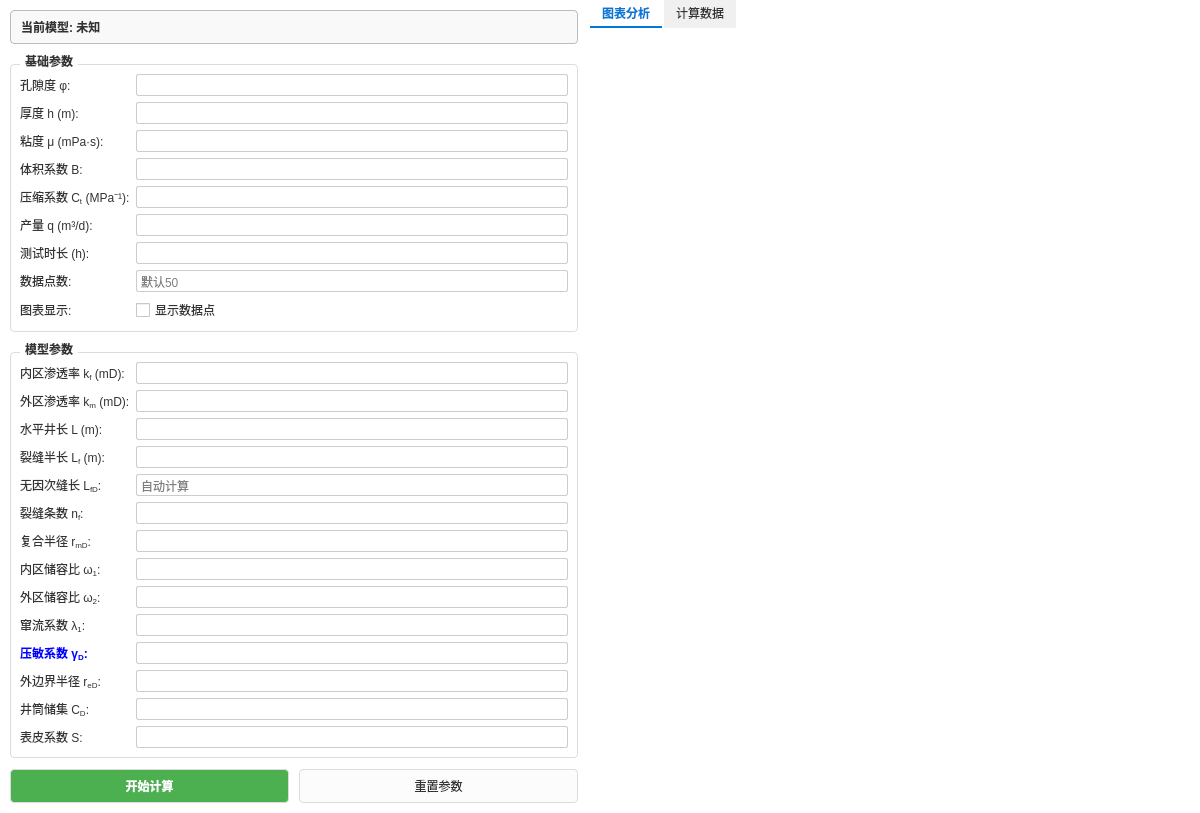
<?xml version="1.0" encoding="UTF-8"?>
<ui version="4.0">
 <class>WT_ModelWidget</class>
 <widget class="QWidget" name="WT_ModelWidget">
  <property name="geometry">
   <rect>
    <x>0</x>
    <y>0</y>
    <width>1200</width>
    <height>813</height>
   </rect>
  </property>
  <property name="windowTitle">
   <string>压裂水平井复合模型 (01-06)</string>
  </property>
  <property name="styleSheet">
   <string notr="true">/* 全局设置：白底黑字 */
QWidget {
        color: #333333;
        background-color: white;
        font-family: &quot;Microsoft YaHei&quot;;
        font-size: 9pt;
}

/* 分裂器手柄完全透明，去除竖线 */
QSplitter::handle {
        background-color: transparent;
}

/* 分组框样式 */
QGroupBox {
        font-weight: bold;
        border: 1px solid #dcdcdc;
        border-radius: 4px;
        margin-top: 10px;
}
QGroupBox::title {
        subcontrol-origin: margin;
        subcontrol-position: top left;
        left: 10px;
        padding: 0 3px;
        color: #333333;
}

/* 输入框样式 */
QLineEdit, QComboBox, QTextEdit {
        background-color: white;
        color: black;
        border: 1px solid #cccccc;
        border-radius: 2px;
        padding: 2px;
        selection-background-color: #0078d7;
}

/* 按钮通用样式 */
QPushButton {
        border: 1px solid #dcdcdc;
        border-radius: 4px;
        background-color: #fcfcfc;
        color: #333333;
        padding: 6px 12px;
        min-height: 20px;
}
QPushButton:hover {
        background-color: #f0f0f0;
        border-color: #0078d7;
        color: #0078d7;
}
QPushButton:pressed {
        background-color: #e0e0e0;
        border-color: #005a9e;
}

/* 模型选择按钮特殊样式 */
QPushButton#btnSelectModel {
        text-align: left;
        font-weight: bold;
        padding-left: 10px;
        background-color: #f9f9f9;
        border: 1px solid #bcbcbc;
}

/* 标签样式 */
QLabel {
        color: #333333;
}
</string>
  </property>
  <layout class="QHBoxLayout" name="horizontalLayout">
   <property name="spacing">
    <number>0</number>
   </property>
   <property name="leftMargin">
    <number>0</number>
   </property>
   <property name="topMargin">
    <number>0</number>
   </property>
   <property name="rightMargin">
    <number>0</number>
   </property>
   <property name="bottomMargin">
    <number>0</number>
   </property>
   <item>
    <widget class="QSplitter" name="splitter">
     <property name="orientation">
      <enum>Qt::Orientation::Horizontal</enum>
     </property>
     <property name="handleWidth">
      <number>2</number>
     </property>
     <widget class="QWidget" name="leftPanel" native="true">
      <property name="minimumSize">
       <size>
        <width>200</width>
        <height>0</height>
       </size>
      </property>
      <property name="maximumSize">
       <size>
        <width>16777215</width>
        <height>16777215</height>
       </size>
      </property>
      <property name="styleSheet">
       <string notr="true">QWidget#leftPanel {
        background-color: white;
        border: none; /* 移除右侧边框竖线 */
}</string>
      </property>
      <layout class="QVBoxLayout" name="verticalLayout">
       <property name="spacing">
        <number>10</number>
       </property>
       <property name="leftMargin">
        <number>10</number>
       </property>
       <property name="topMargin">
        <number>10</number>
       </property>
       <property name="rightMargin">
        <number>10</number>
       </property>
       <property name="bottomMargin">
        <number>10</number>
       </property>
       <item>
        <widget class="QPushButton" name="btnSelectModel">
         <property name="minimumSize">
          <size>
           <width>0</width>
           <height>34</height>
          </size>
         </property>
         <property name="text">
          <string>当前模型: 未知</string>
         </property>
         <property name="iconSize">
          <size>
           <width>16</width>
           <height>16</height>
          </size>
         </property>
        </widget>
       </item>
       <item>
        <widget class="QGroupBox" name="basicParamGroup">
         <property name="title">
          <string>基础参数</string>
         </property>
         <layout class="QFormLayout" name="formLayout_Base">
          <item row="0" column="0">
           <widget class="QLabel" name="label_phi">
            <property name="text">
             <string>&lt;html&gt;&lt;head/&gt;&lt;body&gt;&lt;p&gt;孔隙度 φ:&lt;/p&gt;&lt;/body&gt;&lt;/html&gt;</string>
            </property>
           </widget>
          </item>
          <item row="0" column="1">
           <widget class="QLineEdit" name="phiEdit"/>
          </item>
          <item row="1" column="0">
           <widget class="QLabel" name="label_h">
            <property name="text">
             <string>厚度 h (m):</string>
            </property>
           </widget>
          </item>
          <item row="1" column="1">
           <widget class="QLineEdit" name="hEdit"/>
          </item>
          <item row="2" column="0">
           <widget class="QLabel" name="label_mu">
            <property name="text">
             <string>粘度 μ (mPa·s):</string>
            </property>
           </widget>
          </item>
          <item row="2" column="1">
           <widget class="QLineEdit" name="muEdit"/>
          </item>
          <item row="3" column="0">
           <widget class="QLabel" name="label_B">
            <property name="text">
             <string>体积系数 B:</string>
            </property>
           </widget>
          </item>
          <item row="3" column="1">
           <widget class="QLineEdit" name="BEdit"/>
          </item>
          <item row="4" column="0">
           <widget class="QLabel" name="label_Ct">
            <property name="text">
             <string>&lt;html&gt;&lt;head/&gt;&lt;body&gt;&lt;p&gt;压缩系数 C&lt;sub&gt;t&lt;/sub&gt; (MPa⁻¹):&lt;/p&gt;&lt;/body&gt;&lt;/html&gt;</string>
            </property>
           </widget>
          </item>
          <item row="4" column="1">
           <widget class="QLineEdit" name="CtEdit"/>
          </item>
          <item row="5" column="0">
           <widget class="QLabel" name="label_q">
            <property name="text">
             <string>产量 q (m³/d):</string>
            </property>
           </widget>
          </item>
          <item row="5" column="1">
           <widget class="QLineEdit" name="qEdit"/>
          </item>
          <item row="6" column="0">
           <widget class="QLabel" name="label_t">
            <property name="text">
             <string>测试时长 (h):</string>
            </property>
           </widget>
          </item>
          <item row="6" column="1">
           <widget class="QLineEdit" name="tEdit"/>
          </item>
          <item row="7" column="0">
           <widget class="QLabel" name="label_points">
            <property name="text">
             <string>数据点数:</string>
            </property>
           </widget>
          </item>
          <item row="7" column="1">
           <widget class="QLineEdit" name="pointsEdit">
            <property name="placeholderText">
             <string>默认50</string>
            </property>
           </widget>
          </item>
          <item row="8" column="0">
           <widget class="QLabel" name="label_showPoints">
            <property name="text">
             <string>图表显示:</string>
            </property>
           </widget>
          </item>
          <item row="8" column="1">
           <widget class="QCheckBox" name="checkShowPoints">
            <property name="text">
             <string>显示数据点</string>
            </property>
           </widget>
          </item>
         </layout>
        </widget>
       </item>
       <item>
        <widget class="QGroupBox" name="modelParamGroup">
         <property name="title">
          <string>模型参数</string>
         </property>
         <layout class="QFormLayout" name="formLayout_Model">
          <item row="0" column="0">
           <widget class="QLabel" name="label_kf">
            <property name="text">
             <string>&lt;html&gt;&lt;head/&gt;&lt;body&gt;&lt;p&gt;内区渗透率 k&lt;sub&gt;f&lt;/sub&gt; (mD):&lt;/p&gt;&lt;/body&gt;&lt;/html&gt;</string>
            </property>
           </widget>
          </item>
          <item row="0" column="1">
           <widget class="QLineEdit" name="kfEdit"/>
          </item>
          <item row="1" column="0">
           <widget class="QLabel" name="label_km">
            <property name="text">
             <string>&lt;html&gt;&lt;head/&gt;&lt;body&gt;&lt;p&gt;外区渗透率 k&lt;sub&gt;m&lt;/sub&gt; (mD):&lt;/p&gt;&lt;/body&gt;&lt;/html&gt;</string>
            </property>
           </widget>
          </item>
          <item row="1" column="1">
           <widget class="QLineEdit" name="kmEdit"/>
          </item>
          <item row="2" column="0">
           <widget class="QLabel" name="label_L">
            <property name="text">
             <string>水平井长 L (m):</string>
            </property>
           </widget>
          </item>
          <item row="2" column="1">
           <widget class="QLineEdit" name="LEdit"/>
          </item>
          <item row="3" column="0">
           <widget class="QLabel" name="label_Lf">
            <property name="text">
             <string>&lt;html&gt;&lt;head/&gt;&lt;body&gt;&lt;p&gt;裂缝半长 L&lt;sub&gt;f&lt;/sub&gt; (m):&lt;/p&gt;&lt;/body&gt;&lt;/html&gt;</string>
            </property>
           </widget>
          </item>
          <item row="3" column="1">
           <widget class="QLineEdit" name="LfEdit"/>
          </item>
          <item row="4" column="0">
           <widget class="QLabel" name="label_LfD">
            <property name="text">
             <string>&lt;html&gt;&lt;head/&gt;&lt;body&gt;&lt;p&gt;无因次缝长 L&lt;sub&gt;fD&lt;/sub&gt;:&lt;/p&gt;&lt;/body&gt;&lt;/html&gt;</string>
            </property>
           </widget>
          </item>
          <item row="4" column="1">
           <widget class="QLineEdit" name="LfDEdit">
            <property name="readOnly">
             <bool>true</bool>
            </property>
            <property name="placeholderText">
             <string>自动计算</string>
            </property>
           </widget>
          </item>
          <item row="5" column="0">
           <widget class="QLabel" name="label_nf">
            <property name="text">
             <string>&lt;html&gt;&lt;head/&gt;&lt;body&gt;&lt;p&gt;裂缝条数 n&lt;sub&gt;f&lt;/sub&gt;:&lt;/p&gt;&lt;/body&gt;&lt;/html&gt;</string>
            </property>
           </widget>
          </item>
          <item row="5" column="1">
           <widget class="QLineEdit" name="nfEdit"/>
          </item>
          <item row="6" column="0">
           <widget class="QLabel" name="label_rmD">
            <property name="text">
             <string>&lt;html&gt;&lt;head/&gt;&lt;body&gt;&lt;p&gt;复合半径 r&lt;sub&gt;mD&lt;/sub&gt;:&lt;/p&gt;&lt;/body&gt;&lt;/html&gt;</string>
            </property>
           </widget>
          </item>
          <item row="6" column="1">
           <widget class="QLineEdit" name="rmDEdit"/>
          </item>
          <item row="7" column="0">
           <widget class="QLabel" name="label_omga1">
            <property name="text">
             <string>&lt;html&gt;&lt;head/&gt;&lt;body&gt;&lt;p&gt;内区储容比 ω&lt;sub&gt;1&lt;/sub&gt;:&lt;/p&gt;&lt;/body&gt;&lt;/html&gt;</string>
            </property>
           </widget>
          </item>
          <item row="7" column="1">
           <widget class="QLineEdit" name="omga1Edit"/>
          </item>
          <item row="8" column="0">
           <widget class="QLabel" name="label_omga2">
            <property name="text">
             <string>&lt;html&gt;&lt;head/&gt;&lt;body&gt;&lt;p&gt;外区储容比 ω&lt;sub&gt;2&lt;/sub&gt;:&lt;/p&gt;&lt;/body&gt;&lt;/html&gt;</string>
            </property>
           </widget>
          </item>
          <item row="8" column="1">
           <widget class="QLineEdit" name="omga2Edit"/>
          </item>
          <item row="9" column="0">
           <widget class="QLabel" name="label_remda1">
            <property name="text">
             <string>&lt;html&gt;&lt;head/&gt;&lt;body&gt;&lt;p&gt;窜流系数 λ&lt;sub&gt;1&lt;/sub&gt;:&lt;/p&gt;&lt;/body&gt;&lt;/html&gt;</string>
            </property>
           </widget>
          </item>
          <item row="9" column="1">
           <widget class="QLineEdit" name="remda1Edit"/>
          </item>
          <item row="10" column="0">
           <widget class="QLabel" name="label_gamaD">
            <property name="toolTip">
             <string>渗透率模量</string>
            </property>
            <property name="styleSheet">
             <string notr="true">color: blue;
font-weight: bold;</string>
            </property>
            <property name="text">
             <string>&lt;html&gt;&lt;head/&gt;&lt;body&gt;&lt;p&gt;压敏系数 γ&lt;sub&gt;D&lt;/sub&gt;:&lt;/p&gt;&lt;/body&gt;&lt;/html&gt;</string>
            </property>
           </widget>
          </item>
          <item row="10" column="1">
           <widget class="QLineEdit" name="gamaDEdit"/>
          </item>
          <item row="11" column="0">
           <widget class="QLabel" name="label_reD">
            <property name="text">
             <string>&lt;html&gt;&lt;head/&gt;&lt;body&gt;&lt;p&gt;外边界半径 r&lt;sub&gt;eD&lt;/sub&gt;:&lt;/p&gt;&lt;/body&gt;&lt;/html&gt;</string>
            </property>
           </widget>
          </item>
          <item row="11" column="1">
           <widget class="QLineEdit" name="reDEdit"/>
          </item>
          <item row="12" column="0">
           <widget class="QLabel" name="label_cD">
            <property name="text">
             <string>&lt;html&gt;&lt;head/&gt;&lt;body&gt;&lt;p&gt;井筒储集 C&lt;sub&gt;D&lt;/sub&gt;:&lt;/p&gt;&lt;/body&gt;&lt;/html&gt;</string>
            </property>
           </widget>
          </item>
          <item row="12" column="1">
           <widget class="QLineEdit" name="cDEdit"/>
          </item>
          <item row="13" column="0">
           <widget class="QLabel" name="label_s">
            <property name="text">
             <string>表皮系数 S:</string>
            </property>
           </widget>
          </item>
          <item row="13" column="1">
           <widget class="QLineEdit" name="sEdit"/>
          </item>
         </layout>
        </widget>
       </item>
       <item>
        <spacer name="verticalSpacer">
         <property name="orientation">
          <enum>Qt::Orientation::Vertical</enum>
         </property>
         <property name="sizeHint" stdset="0">
          <size>
           <width>20</width>
           <height>40</height>
          </size>
         </property>
        </spacer>
       </item>
       <item>
        <layout class="QHBoxLayout" name="horizontalLayout_Btns">
         <property name="spacing">
          <number>10</number>
         </property>
         <item>
          <widget class="QPushButton" name="calculateButton">
           <property name="styleSheet">
            <string notr="true">background-color: #4CAF50;
color: white; font-weight: bold; padding: 6px;</string>
           </property>
           <property name="text">
            <string>开始计算</string>
           </property>
          </widget>
         </item>
         <item>
          <widget class="QPushButton" name="resetButton">
           <property name="text">
            <string>重置参数</string>
           </property>
          </widget>
         </item>
        </layout>
       </item>
      </layout>
     </widget>
     <widget class="QWidget" name="rightPanel" native="true">
      <property name="styleSheet">
       <string notr="true">QWidget#rightPanel {
        background-color: white;
        border: none;
}</string>
      </property>
      <layout class="QVBoxLayout" name="rightLayout">
       <property name="leftMargin">
        <number>0</number>
       </property>
       <property name="topMargin">
        <number>0</number>
       </property>
       <property name="rightMargin">
        <number>0</number>
       </property>
       <property name="bottomMargin">
        <number>0</number>
       </property>
       <item>
        <widget class="QTabWidget" name="tabWidget_Right">
         <property name="styleSheet">
          <string notr="true">QTabWidget::pane { border: none;
} /* 去除标签页下方的横线 */
QTabBar::tab { background: #f0f0f0; color: #333333; padding: 6px 12px; border: none; border-bottom: 2px solid transparent; margin-right: 2px;
}
QTabBar::tab:hover { background-color: #e0e0e0; }
QTabBar::tab:selected { background: white; color: #0078d7; border-bottom: 2px solid #0078d7; font-weight: bold;
}</string>
         </property>
         <property name="currentIndex">
          <number>0</number>
         </property>
         <widget class="QWidget" name="tab_Chart">
          <attribute name="title">
           <string>图表分析</string>
          </attribute>
          <layout class="QVBoxLayout" name="verticalLayout_ChartTab">
           <property name="leftMargin">
            <number>0</number>
           </property>
           <property name="topMargin">
            <number>0</number>
           </property>
           <property name="rightMargin">
            <number>0</number>
           </property>
           <property name="bottomMargin">
            <number>0</number>
           </property>
           <item>
            <widget class="ChartWidget" name="chartWidget" native="true">
             <property name="sizePolicy">
              <sizepolicy hsizetype="Expanding" vsizetype="Expanding">
               <horstretch>0</horstretch>
               <verstretch>0</verstretch>
              </sizepolicy>
             </property>
            </widget>
           </item>
          </layout>
         </widget>
         <widget class="QWidget" name="tab_Data">
          <attribute name="title">
           <string>计算数据</string>
          </attribute>
          <layout class="QVBoxLayout" name="verticalLayout_DataTab">
           <item>
            <widget class="QTextEdit" name="resultTextEdit">
             <property name="readOnly">
              <bool>true</bool>
             </property>
            </widget>
           </item>
           <item>
            <widget class="QPushButton" name="btnExportDataTab">
             <property name="text">
              <string>导出数据 (.csv)</string>
             </property>
            </widget>
           </item>
          </layout>
         </widget>
        </widget>
       </item>
      </layout>
     </widget>
    </widget>
   </item>
  </layout>
 </widget>
 <customwidgets>
  <customwidget>
   <class>ChartWidget</class>
   <extends>QWidget</extends>
   <header>chartwidget.h</header>
   <container>1</container>
  </customwidget>
 </customwidgets>
 <resources/>
 <connections/>
</ui>
